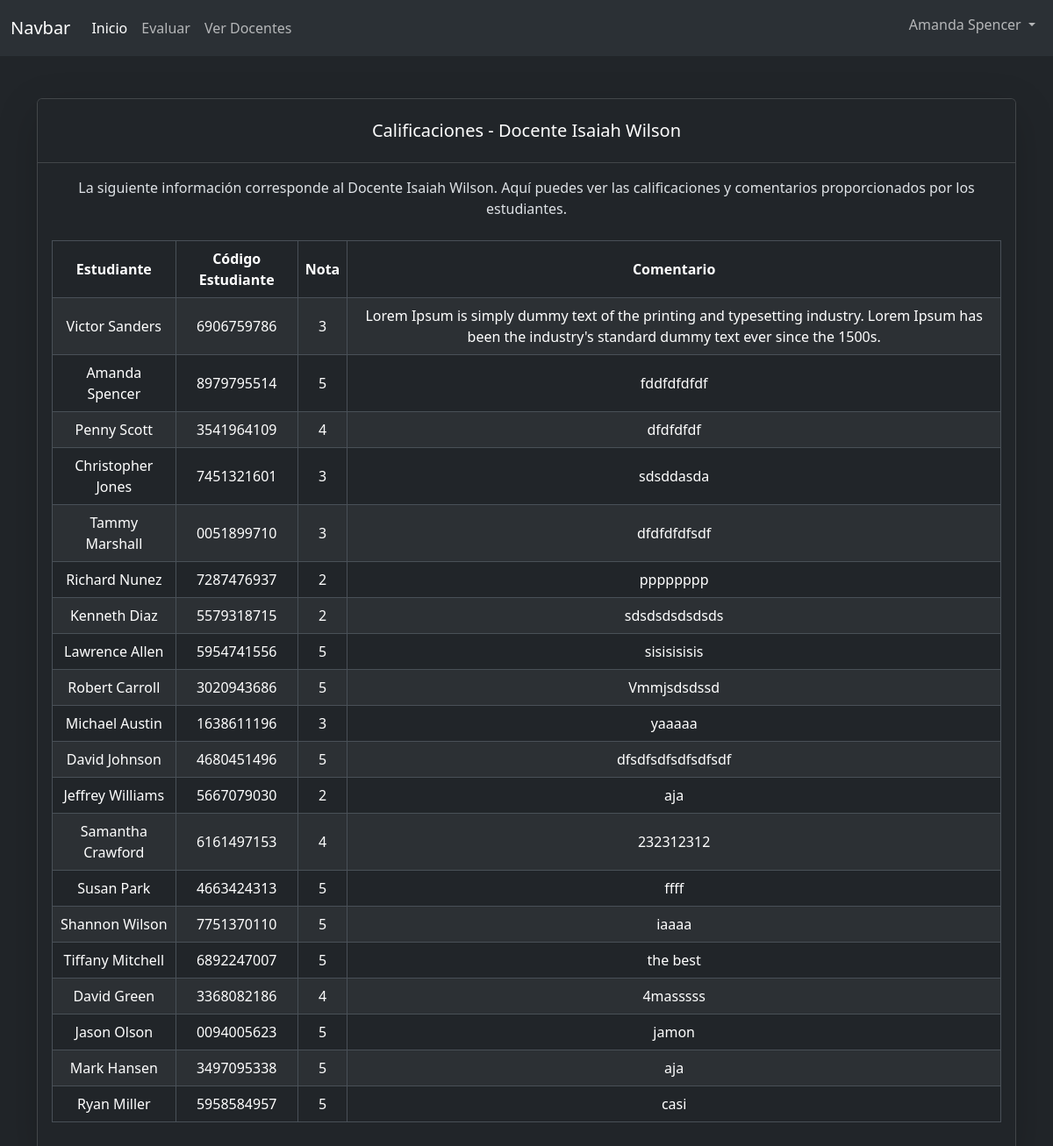
Screenshot of /docentes/1/evaluaciones/ (signed in) with the database file from the repository.
### assessments/models.py (models this page shows, shortened)
class Teacher(models.Model):
    first_name = models.CharField(max_length=50)
    last_name = models.CharField(max_length=50)
    dni = models.CharField(
        max_length=10,
        unique=True,
        validators=[
            RegexValidator(
                r"^\d{8,10}$", "La cédula deber ser un numero de max 10 dígitos"
            )
        ],
    )
    def __str__(self):
        return f"{self.first_name} {self.last_name}"

class Assessment(models.Model):
    rating = models.IntegerField(
        validators=[
            MinValueValidator(1, "No se permiten calificaciones menores a 1"),
            MaxValueValidator(5, "No se permiten calificaciones mayores a 5"),
        ],
    )
    comment = models.TextField()
    teacher = models.ForeignKey(Teacher, on_delete=models.CASCADE)
    student = models.ForeignKey(Student, on_delete=models.CASCADE)
    created_at = models.DateTimeField(auto_now_add=True)
    class Meta:
        constraints = [
            models.UniqueConstraint(
                fields=["student", "teacher"], name="unique_assessment"
            )
        ]

class Student(AbstractUser):
    id = models.UUIDField(primary_key=True, default=uuid.uuid4, editable=False)
    username = None
    is_superuser = None
    is_staff = None
    code = models.CharField(
        max_length=10,
        unique=True,
        validators=[
            RegexValidator(
                r"^\d{1,10}$", "El código deber ser un numero de max 10 dígitos"
            )
        ],
    )
    birth_date = models.DateField()
    USERNAME_FIELD = "code"
    REQUIRED_FIELDS = ["email"]
    def __str__(self):
        return f"{self.first_name} {self.last_name}"

### assessments/views.py (the view)
@login_required
def teacher_assessments(request, teacher_id):
    user_name = request.user.first_name + " " + request.user.last_name
    teacher = get_object_or_404(Teacher, id=teacher_id)
    print(teacher)
    assessments = Assessment.objects.filter(teacher=teacher)
    data = {
        "user_name": user_name,
        "teacher": teacher,
        "assessments": assessments,
    }
    return render(request, "layouts/teacher_assessments_page.html", data)

### assessments/templates/layouts/teacher_assessments_page.html (shortened to what this page needs)
{% extends 'base_html.html' %}
{% block content %}
<header>
  {% include "layouts/partials/nav.html" with user_name=user_name %}
</header>
<main class="container mt-5">
  <div class="card shadow-lg ">
    <div class="card-header bg-dark text-white text-center py-4">
      <h5 class="card-title mb-0">Calificaciones - Docente {{ teacher }}</h5>
    </div>
    <div class="card-body">
      <p class="text-center mb-4">
        La siguiente información corresponde al Docente {{ teacher }}. Aquí
        puedes ver las calificaciones y comentarios proporcionados por los
        estudiantes.
      </p>
      <table class="table table-striped table-bordered table-hover">
        <thead class="thead-dark">
          <tr class="text-center align-middle">
            <th scope="col">Estudiante</th>
            <th scope="col">Código Estudiante</th>
            <th scope="col">Nota</th>
            <th scope="col">Comentario</th>
          </tr>
        </thead>
        <tbody>
          {% for assessment in assessments %}
          <tr class="text-center align-middle">
            <td>{{ assessment.student }}</td>
            <td>{{ assessment.student.code }}</td>
            <td>{{ assessment.rating }}</td>
            <td>{{ assessment.comment }}</td>
          </tr>
          {% empty %}
          <tr>
            <td colspan="4" class="text-center">
              No hay evaluaciones disponibles.
            </td>
          </tr>
          {% endfor %}
        </tbody>
      </table>
    </div>
  </div>
</main>
{% endblock %}

### rows the page displays
Teacher: first_name+last_name "Isaiah Wilson"
Assessment: student "Victor Sanders", student.code "6906759786", rating "3", comment "Lorem Ipsum is simply dummy text of the printing and typesetting industry. Lorem Ipsum has been the industry's standard dummy text ever since the 1500s."
Assessment: student "Amanda Spencer", student.code "8979795514", rating "5", comment "fddfdfdfdf"
Assessment: student "Penny Scott", student.code "3541964109", rating "4", comment "dfdfdfdf"
Assessment: student "Christopher Jones", student.code "7451321601", rating "3", comment "sdsddasda"
Assessment: student "Tammy Marshall", student.code "0051899710", rating "3", comment "dfdfdfdfsdf"
Assessment: student "Richard Nunez", student.code "7287476937", rating "2", comment "pppppppp"
Assessment: student "Kenneth Diaz", student.code "5579318715", rating "2", comment "sdsdsdsdsdsds"
Assessment: student "Lawrence Allen", student.code "5954741556", rating "5", comment "sisisisisis"
Assessment: student "Robert Carroll", student.code "3020943686", rating "5", comment "Vmmjsdsdssd"
Assessment: student "Michael Austin", student.code "1638611196", rating "3", comment "yaaaaa"
Assessment: student "David Johnson", student.code "4680451496", rating "5", comment "dfsdfsdfsdfsdfsdf"
Assessment: student "Jeffrey Williams", student.code "5667079030", rating "2", comment "aja"
Assessment: student "Samantha Crawford", student.code "6161497153", rating "4", comment "232312312"
Assessment: student "Susan Park", student.code "4663424313", rating "5", comment "ffff"
Assessment: student "Shannon Wilson", student.code "7751370110", rating "5", comment "iaaaa"
Assessment: student "Tiffany Mitchell", student.code "6892247007", rating "5", comment "the best"
Assessment: student "David Green", student.code "3368082186", rating "4", comment "4masssss"
Assessment: student "Jason Olson", student.code "0094005623", rating "5", comment "jamon"
Assessment: student "Mark Hansen", student.code "3497095338", rating "5", comment "aja"
Assessment: student "Ryan Miller", student.code "5958584957", rating "5", comment "casi"

### other values shown
{{ user_name }} "Amanda Spencer"
